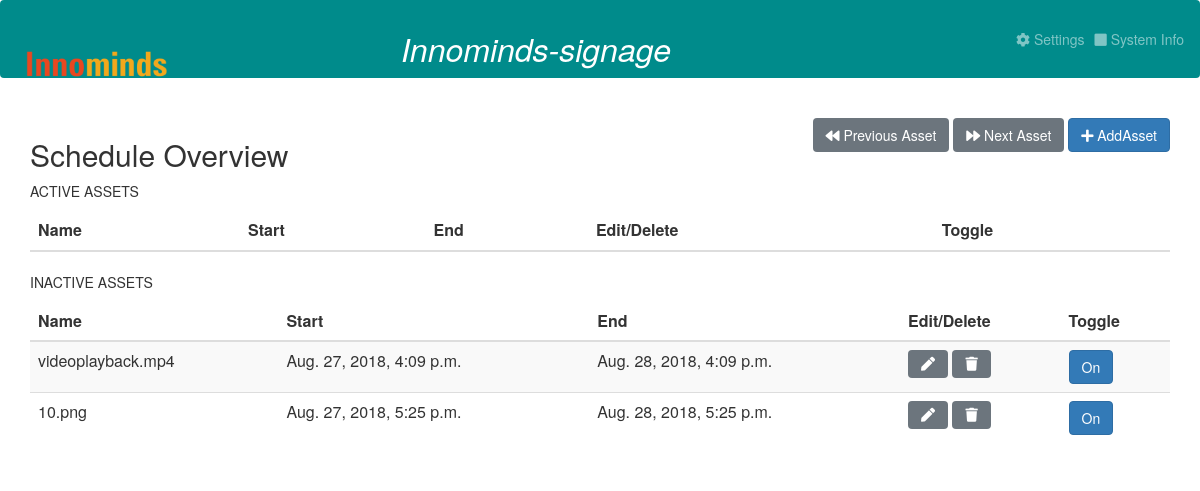
Before: / with the older database file.
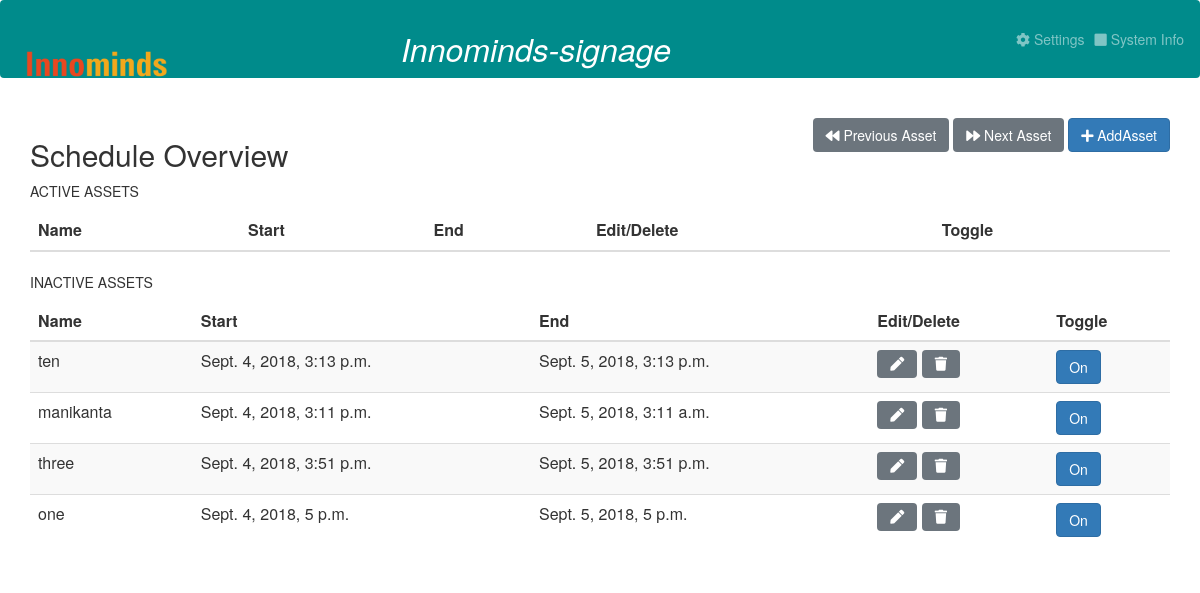
After: the same page with the newer database file.
### personal/models.py (models this page shows, shortened)
class Asset(models.Model):
    name = models.TextField()
    source = models.FileField(upload_to="uploads/", storage=default_storage)
    type: CharField = models.CharField(choices=asset_types, max_length=2)
    start_date = models.DateTimeField()
    active = models.BooleanField(default=False)
    end_date = models.DateTimeField()
    changed_time = models.DateTimeField(null=True)
    duration = models.IntegerField(default=15)

### personal/views.py (the view, shortened to what this page needs)
# urls.py: url(r'^$', Index.as_view(), name='index'),
class Index(View):
    def get(self, request):
        changed_time = Asset.changed_time
        query = Q(active=True, end_date__gte=datetime.datetime.now(), start_date__lte=datetime.datetime.now())
        inactive_assets = Asset.objects.exclude(query).order_by('id')
        active_assets = Asset.objects.filter(query).order_by('changed_time')
        asset_form = AddAssetForm()
        return render(request, 'personal/home.html', context={'asset_form': asset_form, 'active_assets': active_assets,
                                                              'inactive_assets': inactive_assets})

### personal/templates/personal/home.html (shortened to what this page needs)
{% extends "personal/base.html" %}

### personal/templates/personal/base.html (shortened to what this page needs)
{% load staticfiles %}
<html lang="en">
<head>
    <link rel="stylesheet" href="https://use.fontawesome.com/releases/v5.2.0/css/all.css">
</head>
<body>
<nav class="navbar navbar-expand-sm navbar-dark nav-custom-padding" style="background-color:#008B8B;">
        <a class="navbar-brand" href="#">
            <img src="{% static 'media/Innominds.png'%}" alt="image Not found" class="responsive-img"
                                          style='max-height:70px' id="innominds">
        </a>
    <div class="col-sm-7">
        <br>
        <center>
            <font size="+3" color="white"><i>Innominds-signage</i></font>
        </center>
    </div>
    <ul class="navbar-nav flex-row ml-md-auto d-none d-md-flex ">
        <li class="nav-item">
            <a class="nav-link" href="#">
                <i class="fas fa-cog"></i> Settings</a>
        </li>
        <li class="nav-item">
            <a class="nav-link" href="#">
                <i class="fas fa-square"></i> System Info</a>
        </li>
    </ul>
</nav>
<div class="container p-0">
    <br/>
    <div class="main-wrapper d-flex justify-content-between">
        <h2>Schedule Overview</h2>
        <div class="button-group">
            <button type="button" class="btn btn-secondary">
                <i class="fas fa-backward"></i> Previous Asset
            </button>
            <button type="button" class="btn btn-secondary">
                <i class="fas fa-forward"></i> Next Asset
            </button>
            <button type="button" class="btn btn-primary" data-toggle="modal" data-target="#AddAsset">
                <i class="fas fa-plus"></i> AddAsset
            </button>
        </div>
    </div>
    <p class="custom-table-heading">ACTIVE ASSETS</p>
    <table class="table table-striped">
        <thead>
        <tr>
            <th>Name</th>
            <th>Start</th>
            <th>End</th>
            <th>Edit/Delete</th>
            <th>Toggle</th>
        </tr>
        </thead>
        <body>
        </body>
    </table>
    <p class="custom-table-heading">INACTIVE ASSETS</p>
    <table class="table table-striped">
        <thead>
        <tr>
            <th>Name</th>
            <th>Start</th>
            <th>End</th>
            <th>Edit/Delete</th>
            <th>Toggle</th>
        </tr>
        </thead>
        <body>
        {% for data in inactive_assets %}
        <tr>
            <td>{{data.name}}</td>
            <td>{{data.start_date}}</td>
            <td>{{data.end_date}}</td>
            <td>
                <button type="button" class="btn btn-md btn-secondary editButton" id="{{ data.id }}" data-toggle="modal"
                        data-target="#edit_asset_model">
                    <i class="fas fa-pen"></i>
                </button>
                <button type="button" class="btn btn-md btn-secondary" onclick="deleteAsset({{data.id}})">
                    <i class="fas fa-trash"></i>
                </button>
            </td>
            <td>
                <button type="button" class="btn btn-md btn-primary" onclick="toggleMode({{data.id}}, 'active')"
                        data-toggle="button" aria-pressed="false" id="{{data.id}}">On</button>
            </td>
        </tr>
        {% endfor %}
        </body>
    </table>
</div>
<link rel="stylesheet" href="https://stackpath.bootstrapcdn.com/bootstrap/4.1.3/css/bootstrap.min.css">
<link rel="stylesheet" href="https://cdnjs.cloudflare.com/ajax/libs/twitter-bootstrap/3.3.7/css/bootstrap.min.css">
<link rel="stylesheet"
      href="https://cdnjs.cloudflare.com/ajax/libs/bootstrap-datetimepicker/4.7.14/css/bootstrap-datetimepicker.min.css">
</body>
</html>

Changed rows visible on the page:
removed Asset: name "videoplayback.mp4", start_date "Aug. 27, 2018, 4:09 p.m.", end_date "Aug. 28, 2018, 4:09 p.m."
removed Asset: name "10.png", start_date "Aug. 27, 2018, 5:25 p.m.", end_date "Aug. 28, 2018, 5:25 p.m."
added Asset: name "ten", start_date "Sept. 4, 2018, 3:13 p.m.", end_date "Sept. 5, 2018, 3:13 p.m."
added Asset: name "manikanta", start_date "Sept. 4, 2018, 3:11 p.m.", end_date "Sept. 5, 2018, 3:11 a.m."
added Asset: name "three", start_date "Sept. 4, 2018, 3:51 p.m.", end_date "Sept. 5, 2018, 3:51 p.m."
added Asset: name "one", start_date "Sept. 4, 2018, 5 p.m.", end_date "Sept. 5, 2018, 5 p.m."
